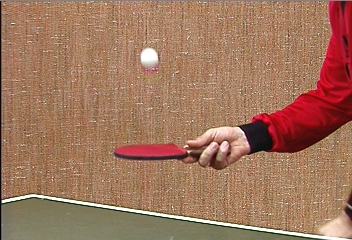
%> input picture week3/pingpong/0000.jpeg, 352 x 240 px
$ octave main_1.m   (GNU Octave 9; MATLAB toolbox functions it lacks are replaced by stand-ins)
%> lines starting %> are read from the running program, lines starting %| are printed output that depends on the picture
%> further down, image is the input picture: size 240x352x3 uint8; mean R, G, B 160.4, 117.6, 93.3
### week3/harris_corner_detector.m
function [H,r,c] = harris_corner_detector( image, threshold, N, pChoice )
%> called with threshold = 0.002, N = 3
%%HARRIS_CORNER_DETECTOR1
%Input:--------------
%image:original image
%threshold
%N:the size of the window
%pChoice:judge whether plot the figure('All';'IxIy';'One';'F':do not plot)
%Outpot:--------------
%The Matrix H and the row and column of the corner(r and c)
%sigma = 1 and kernel size = 3*3 for the Gaussian and its first order derivative filter.

%read the transfer the image
image_gray = rgb2gray(image);
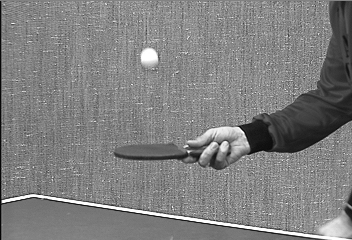
%> image_gray: size 240x352 uint8; min 1, max 255, mean 127.7
I = im2double(image_gray);
height = size(I,1);
%> height = 240
width = size(I,2);
%> width = 352


sigma = 1;
kernel_size = 3;
kernel_radius = (kernel_size - 1)/2;

[xx, yy] = meshgrid(-kernel_radius:kernel_radius, -kernel_radius:kernel_radius);

%compute the first derivative of Gaussian filter
Gx = xx .* exp(-(xx .^ 2 + yy .^ 2) / (2 * sigma ^ 2));
Gy = yy .* exp(-(xx .^ 2 + yy .^ 2) / (2 * sigma ^ 2));

%%compute the gradient
Ix = conv2(I,Gx,'same');
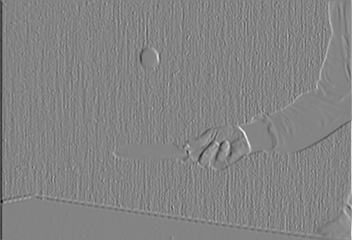
%> Ix: size 240x352 double; min -1.24, max 1.16, mean -0.00111; drawn with min black and max white
Iy = conv2(I,Gy,'same');
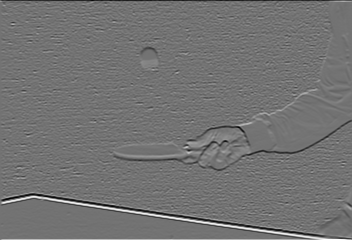
%> Iy: size 240x352 double; min -1.11, max 1.34, mean 3.39e-05; drawn with min black and max white
%%compute Ix2, Iy2,Ixy
Ix2 = Ix.*Ix;
Iy2 = Iy.*Iy;
Ixy = Ix.*Iy;
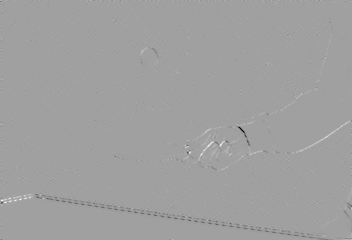
%> Ixy: size 240x352 double; min -0.803, max 0.474, mean -0.0007; drawn with min black and max white

%%apply gaussian filter
h = gauss2D(sigma, kernel_size);

Ix2 = conv2(Ix2,h,'same');
Iy2 = conv2(Iy2,h,'same');
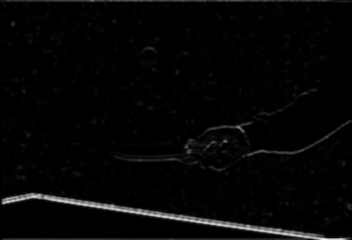
%> Iy2: size 240x352 double; min 0, max 0.965, mean 0.024
Ixy = conv2(Ixy,h,'same');

%% compute H matrix and Q
Q = zeros(height,width);
for i = 1:height
    for j =1:width
        H = [Ix2(i,j) Ixy(i,j);Ixy(i,j) Iy2(i,j)];
        Q(i,j) = det(H) - 0.04*(trace(H)^2);
    end
end
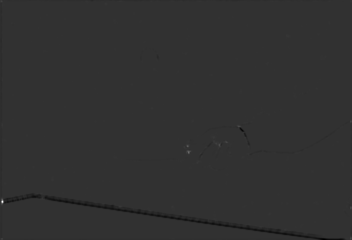
%> Q: size 240x352 double; min -0.0376, max 0.156, mean -0.000243; drawn with min black and max white

%% If the point is a local maximum and compare whith threshold
N_radius = (N - 1)/2;

%compute the threshold
Q_median = median(Q(:));
%> Q_median = 7.83e-06
Q_threshold = threshold * Q_median;
%> Q_threshold = 1.57e-08

result = zeros(height,width);
for i = 1+N_radius:height-N_radius
    for j = 1+N_radius:width-N_radius
        %compute the local maximum
        Q_local = Q(i-N_radius:i+N_radius,j-N_radius:j+N_radius);
        local_max = max(max(Q_local));
        if Q(i,j) > Q_threshold && Q(i,j) == local_max
            result(i,j) = 1;
        end
    end
end
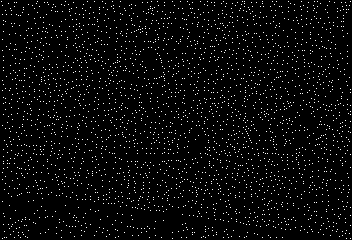
%> result: size 240x352 double; values 0 (black) and 1 (white), 3.4% white in thin lines or dots


[c,r] = find(result == 1);
%> c = 2902 values from 2 to 239; r = 2902 values from 2 to 351

%> the run ends on the next line
if pChoice == 'All'%plot all the images
    three_figures = figure;
    subplot(1,3,1);imshow(Ix);title('Ix');
    subplot(1,3,2);imshow(Iy);title('Iy');
    subplot(1,3,3);imshow(image);hold on;
    plot(r,c,'r.','MarkerSize',10)
    title('original image with conrner points');
    saveas(three_figures,'./result_harris/harris.eps','epsc');
elseif pChoice == 'IxIy'%plot IxIy
    two_figures = figure;
    subplot(1,2,1);imshow(Ix);title('Ix');
    subplot(1,2,2);imshow(Iy);title('Iy');
    saveas(two_figures,'harris_IxIy.eps','epsc');
elseif pChoice == 'One'
    one_figure = figure;imshow(image);hold on;
    plot(r,c,'r.','MarkerSize',10)
    title('original image with conrner points');
    saveas(one_figure,'harris_one.eps','epsc');
else
end
%plot the final image

end


function G = gauss2D( sigma , kernel_size )
    %% solution
    G_x = gauss1D(sigma, kernel_size);
    G_y = gauss1D(sigma, kernel_size);
    G = G_x' * G_y;
end

function G = gauss1D( sigma , kernel_size )
    %G = zeros(1, kernel_size);
    if mod(kernel_size, 2) == 0
        error('kernel_size must be odd, otherwise the filter will not have a center to convolve on')
    end
    %% solution
    x = -floor(kernel_size / 2):floor(kernel_size / 2);
    G = 1 / (sigma * sqrt(2 * pi)) * exp(- (x .^ 2) / (2 * sigma ^ 2));
    G = G / sum(G);
end

### week3/main_1.m
image = imread('pingpong/0000.jpeg');
figure(1);
[H,r,c] = harris_corner_detector(image, 0.002, 3);
